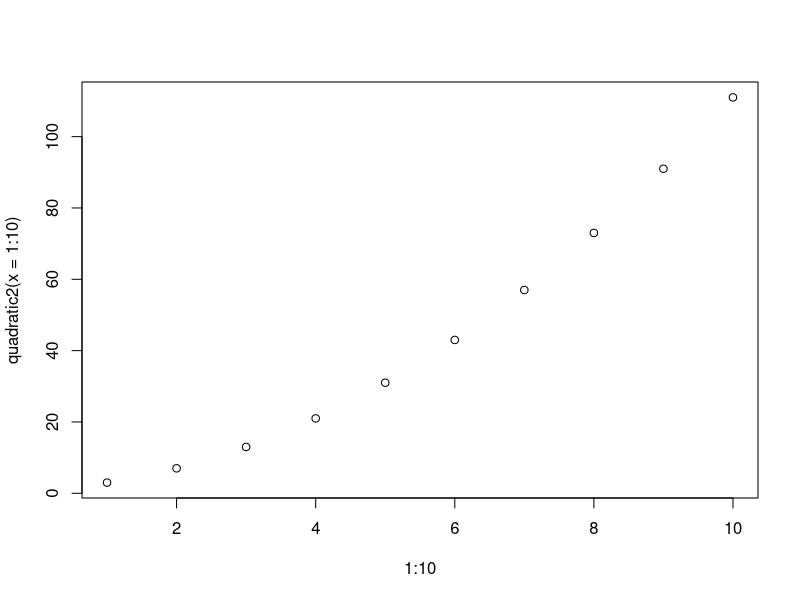
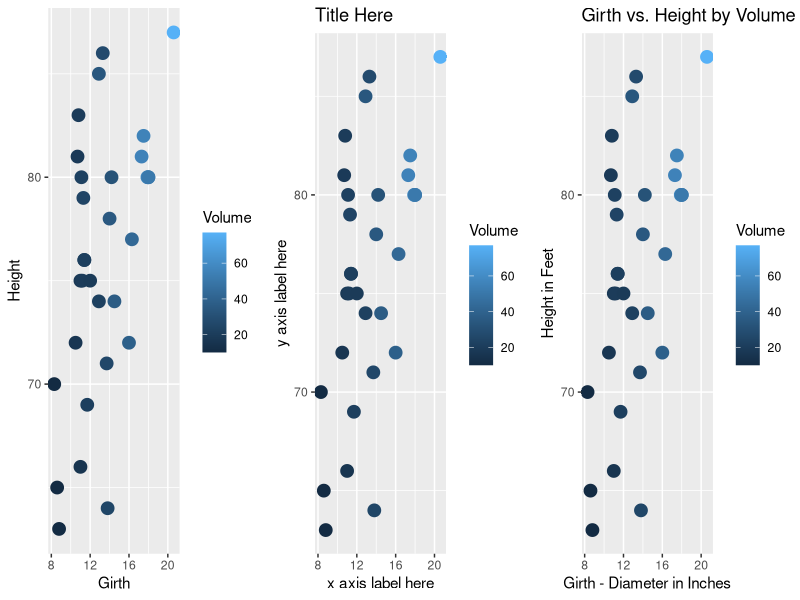
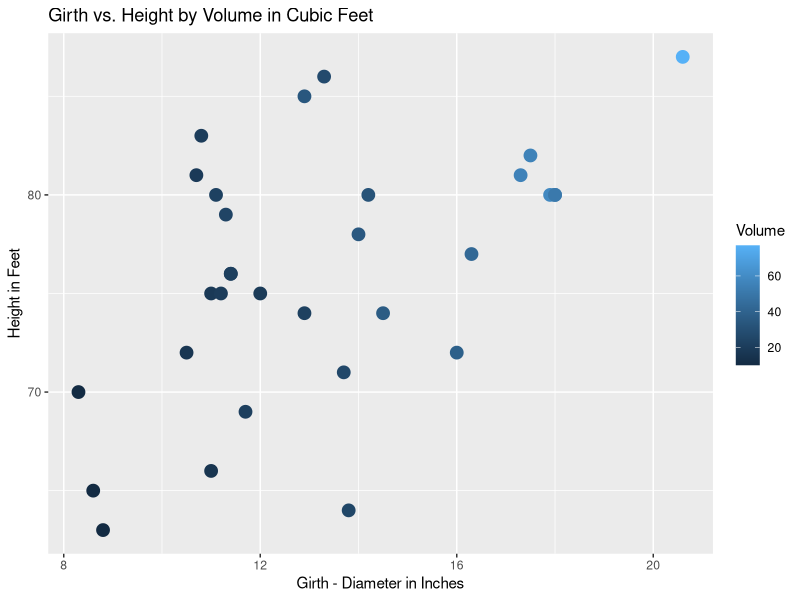

Here is the R script that generated these plots, in order:
## ---- chunk 1
quadratic <- function(a, b, c, x) {
  return(a * x^2 + b * x + c)
}
## ---- chunk 2
# example tests
all(
  quadratic(1, 5, 2, 0) == 2,
  quadratic(0, 5, 2, 1) == 7,
  quadratic(1, 0, 1, 10) == 101,
  quadratic(2, 3, 0, 5) == 65,
  quadratic(-1, 5, 5, 5) == 5
)
# note:  the all() function returns TRUE if all input expressions are true, and FALSE otherwise
## ---- chunk 3
quadratic2 <- function(a=1, b=1, c=1, x) {
  return(a * x^2 + b * x + c)
}
quadratic2(x=2)
## ---- chunk 4
1:10
## ---- chunk 5
quadratic2(x = 1:10)
## ---- chunk 6
plot(1:10, quadratic2(x = 1:10))
## ---- chunk 7
library(ggplot2)
## ---- chunk 8
library(datasets)
data(trees)
head(trees)
## ---- chunk 9
ncol(trees)
## ---- chunk 10
nrow(trees)
## ---- chunk 11
dim(trees)
## ---- chunk 12
names(trees)
## ---- chunk 13
my.plot <- ggplot(data = trees, aes(x = Girth, y = Height))
#  Note that if you try to view this plot there are no layers which is alright, so we will add some!
my.plot <- my.plot + geom_point(data = trees, aes(colour = Volume), size = 4)
my.plot1 <- my.plot

my.plot <- my.plot + ggtitle("Title Here") + labs(x = "x axis label here", y = "y axis label here")
my.plot2 <- my.plot

my.plot3 <- my.plot1 + ggtitle("Girth vs. Height by Volume in Cubic Feet") + labs(x = "Girth - Diameter in Inches", y = "Height in Feet")

library(gridExtra)
grid.arrange(my.plot1, my.plot2, my.plot3, ncol=3) #plot ggplot graphs side by side
## ---- chunk 14
ggplot(data = trees, aes(x = Girth, y = Height)) + 
  geom_point(data = trees, aes(colour = Volume), size = 4) + 
  ggtitle("Girth vs. Height by Volume in Cubic Feet") + 
  labs(x = "Girth - Diameter in Inches", y = "Height in Feet")
